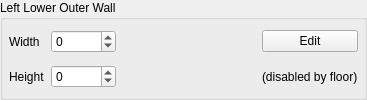
        <widget class="QGroupBox" name="groupBox">
         <property name="title">
          <string>Left Lower Outer Wall</string>
         </property>
         <layout class="QGridLayout" name="gridLayout_6">
          <property name="leftMargin">
           <number>6</number>
          </property>
          <property name="topMargin">
           <number>6</number>
          </property>
          <property name="rightMargin">
           <number>6</number>
          </property>
          <property name="bottomMargin">
           <number>6</number>
          </property>
          <property name="spacing">
           <number>6</number>
          </property>
          <item row="1" column="3" rowspan="2">
           <widget class="QLabel" name="lblLLOWallTex2">
            <property name="sizePolicy">
             <sizepolicy hsizetype="Fixed" vsizetype="Fixed">
              <horstretch>0</horstretch>
              <verstretch>0</verstretch>
             </sizepolicy>
            </property>
            <property name="minimumSize">
             <size>
              <width>64</width>
              <height>64</height>
             </size>
            </property>
            <property name="text">
             <string/>
            </property>
           </widget>
          </item>
          <item row="1" column="1">
           <widget class="QSpinBox" name="sbLLOWallHOffset">
            <property name="minimum">
             <number>-65535</number>
            </property>
            <property name="maximum">
             <number>65535</number>
            </property>
            <property name="singleStep">
             <number>100</number>
            </property>
           </widget>
          </item>
          <item row="1" column="2" rowspan="2">
           <widget class="QLabel" name="lblLLOWallTex1">
            <property name="sizePolicy">
             <sizepolicy hsizetype="Fixed" vsizetype="Fixed">
              <horstretch>0</horstretch>
              <verstretch>0</verstretch>
             </sizepolicy>
            </property>
            <property name="minimumSize">
             <size>
              <width>64</width>
              <height>64</height>
             </size>
            </property>
            <property name="text">
             <string/>
            </property>
           </widget>
          </item>
          <item row="1" column="0">
           <widget class="QLabel" name="label_7">
            <property name="text">
             <string>Width</string>
            </property>
           </widget>
          </item>
          <item row="2" column="0">
           <widget class="QLabel" name="label_37">
            <property name="text">
             <string>Height</string>
            </property>
           </widget>
          </item>
          <item row="2" column="1">
           <widget class="QSpinBox" name="sbLLOWallHeight">
            <property name="minimum">
             <number>-65535</number>
            </property>
            <property name="maximum">
             <number>65535</number>
            </property>
            <property name="singleStep">
             <number>100</number>
            </property>
           </widget>
          </item>
          <item row="1" column="4">
           <widget class="QPushButton" name="pbEditLLOWall">
            <property name="text">
             <string>Edit</string>
            </property>
           </widget>
          </item>
          <item row="2" column="4">
           <widget class="QLabel" name="lblLLOWallDisabled">
            <property name="text">
             <string>(disabled by floor)</string>
            </property>
           </widget>
          </item>
         </layout>
        </widget>
